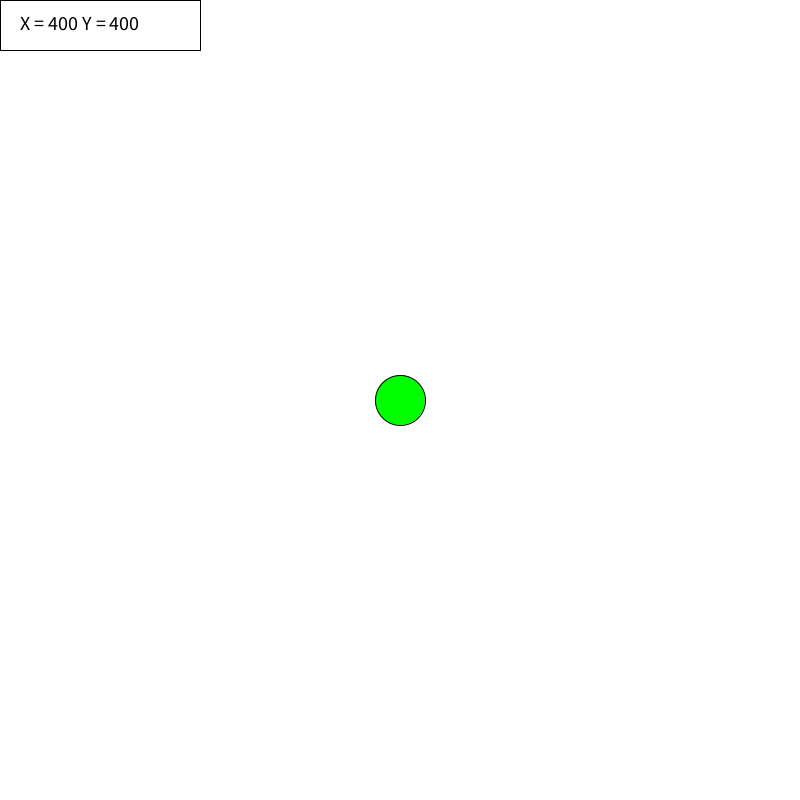
Frame 1 (no input)
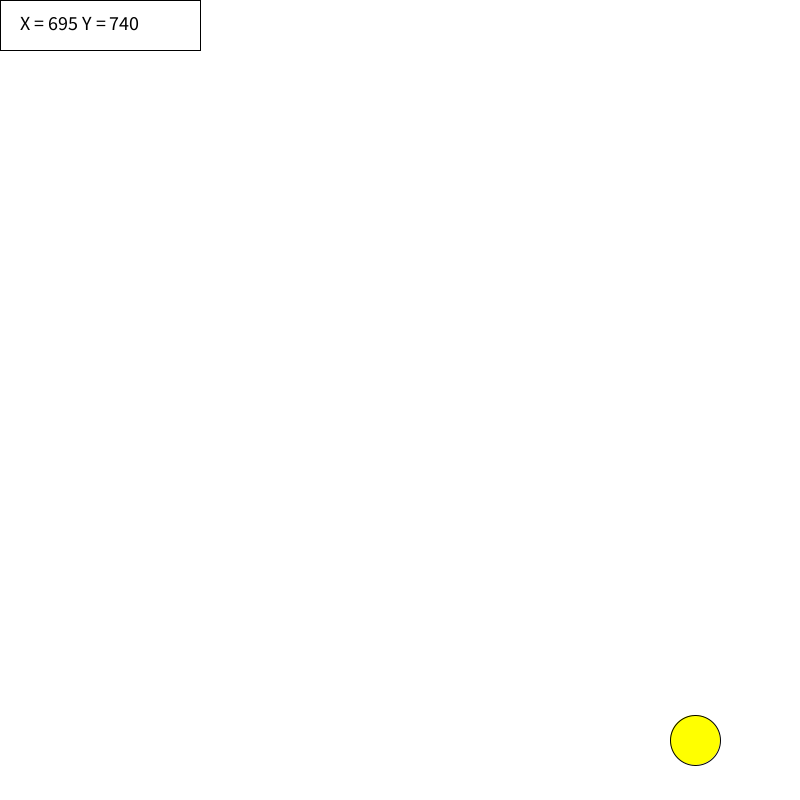
Frame 60 (the mouse pressed at the canvas centre just before this capture)
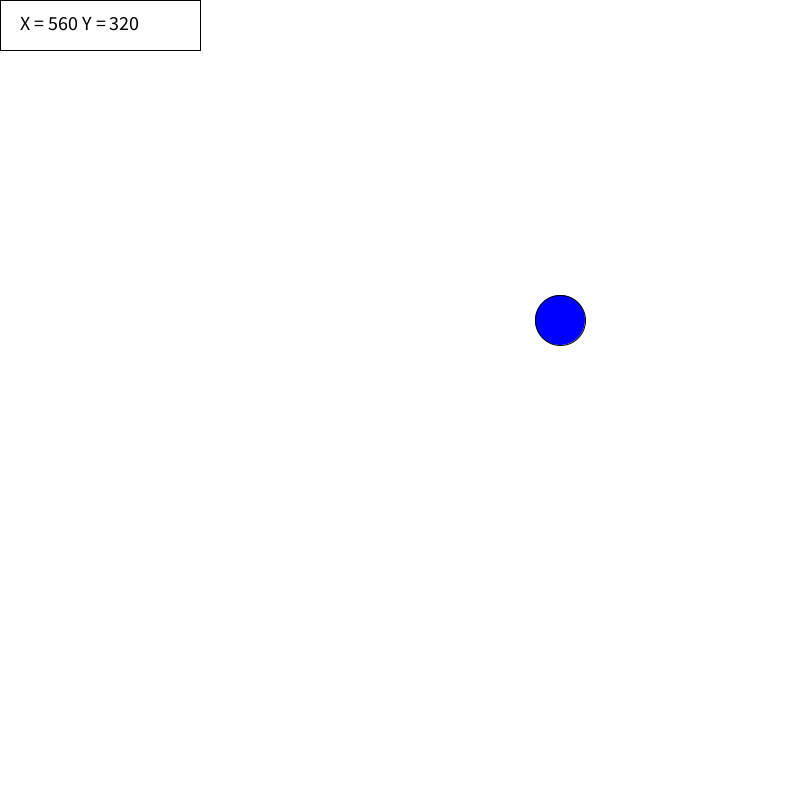
Frame 120 (the mouse held since frame 60 and released just before this capture)

The Processing sketch that drew these frames (run headless with seeded random() and noise(); from frame 60 on, the mouse is pressed at the canvas centre):

// Processing sketch: D3BallBounceColorChallange
// ── D3BallBounceColorChallange.pde
//After completeing the ball bounce program with the kids
// challange them to make the ball change colors every time it hits a wall
// they will need a color variable...
color ballColor = color(0,255,0);

// then they will need to set the fill before the draw the ball... see draw() method below

int ballX;
int ballY;
int ballDiameter;
int ballRadius;
int ballSpeedX = 5;
int ballSpeedY = 7;


void setup(){
  
  size(800,800);
//  background(255);
  fill(255);
  rect(0,0,width,height);
  ballX = width/2;  // set ball x to the width/2 (middle of the screen in the x direction)
  ballY = height/2; // set ball y to the width/2 (middle of the screen in the x direction)
  ballDiameter = 50; // set ball diameter to what ever they would like
  ballRadius = ballDiameter/2;  // set ballRadius to 1/2 the diamtere
}


void draw(){
  background(255);
  // <---------> set the color of the ball to the color variable
  fill(ballColor);  
  // then you need to change the color of the ballColor
  // variable every time you hit a wall or reverse the speed
  // using ballSpeedX = ballSpeedX * -1; or ballSpeedY = ballSpeedY * -1;
  // finished code is below in each if statment marked with <------>
  
  
  
  ellipse(ballX,ballY,ballDiameter,ballDiameter); // draw ball using variables
// text box
fill(255); // set fill to white for text box
rect(0,0,200,50); // draw the text box
fill(0);
textSize(20);
text("X = " + ballX + " Y = " + ballY,20,30);

// control ball with arrow keys
  
   if(keyPressed && key == CODED && keyCode == UP){ 
     
     ballY--;
     
   }
  
  if(keyPressed && key == CODED && keyCode == DOWN){
     
     ballY++;
     
   }
   
   if(keyPressed && key == CODED && keyCode == LEFT){
     
     ballX--;
     
   }
   
   if(keyPressed && key == CODED && keyCode == RIGHT){
     
     ballX++;
     
   }
   
   
   // We can leave the arrow keys but ultimatelly we want to make a ball bounce around the screen
   // we will start by making it move by itself in the X direction
   // then detect when it goes off the screen and reset its position and reverse what direction it is traveling in
   // to make the ball move we need to move left and right we need to change its X position that is stored in ballX
   // to make it move by itself we can add ballSpeed to the current ballX position 
   
   ballX = ballX + ballSpeedX; // if speed is positive the ball with move to the right and if we make ballSpeed negative the ball will move to the left
   
   // we then need to check if the ball has moved off the screen by looking at its current position
   // if the ball travels off the screen to the right it means that its X position has become larger than the width of our screen so..
   
   if(ballX > width - ballRadius){
    // reset its position
    ballX = width - ballRadius;
    // make sure to set ballSpeedX and ballSpeedY values up top^^^^^^^^^^^
    // reverse travel direction by flipping the sign for ballSpeedX
    ballSpeedX = ballSpeedX * -1;
    // <------------------>
    ballColor = color(0,0,255); // change color to blue
   }
   
   // do the same for the other direction
   
   if(ballX < 0 + ballRadius){
    // reset its position
    ballX = 0 + ballRadius;
    // make sure to set ballSpeedX and ballSpeedY values up top^^^^^^^^^^^
    // reverse travel direction by flipping the sign for ballSpeedX
    ballSpeedX = ballSpeedX * -1;
    // <-------------->
        ballColor = color(255,0,0); // change color to red
   }
   
   // now repeate the process for the Y direction
   // make the ball move in the y direction by adding ballSpeedY to ballY position variable
   
   ballY = ballY + ballSpeedY;
   
   if(ballY > height - ballRadius){
    ballY = height - ballRadius;
    ballSpeedY = ballSpeedY * -1; // flip the direction the ball is traveling in the Y axis
    // <----------------->
        ballColor = color(255,255,0); // change color to yellow
   }
   
   if(ballY < 0 + ballRadius){
     
    ballY = 0 + ballRadius;
    ballSpeedY = ballSpeedY *-1; // flip the direction the ball is traveling in the Y axis
   // <---------> randomly change color
       ballColor = color(random(0-255),random(0-255),random(0-255)); // change color to blue
   }
   
  // play with it.
  // draw a background at the beginning of draw() method to get rid of trails
  // teach them the other way to make a background
  // set the fill for the background rectangle and
  // draw a rectangle that fills the entire screen
  
  // teach using alphas to make cool effects. Just add another number to your fill or color method.
  // example: fill(R,G,B,ALPHA); an alpha of 20 looks cool
  // challanges if needed:
  // can you make the ball change color when it bounces? 
  // you will need a color variables, and we already have code that runs when your ball bounces!
  
  
  
  
}
